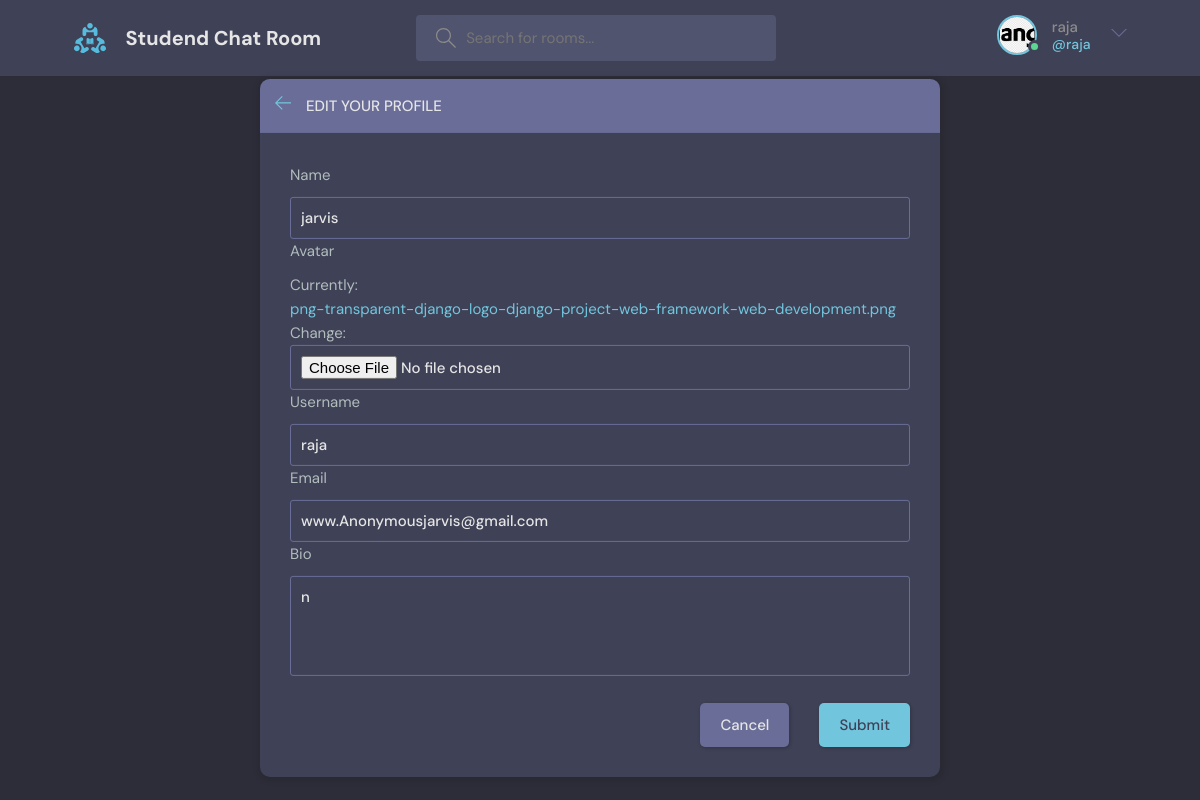
The app's page /update-user/ (signed in) with its own data.
### base/models.py (models this page shows)
class User(AbstractUser):
    name=models.CharField(max_length=125, null=True)
    email=models.EmailField(unique=True,null=True)
    bio=models.TextField(null=True)
    avatar=models.ImageField(null=True,default="avatar.svg")
    USERNAME_FIELD='email'
    REQUIRED_FIELDS=[]

### base/views.py (the view)
# urls.py: path('update-user/',views.updateUser,name="update-user"),
@ login_required(login_url='login')
def updateUser(request):
    user=request.user
    form=Userform(instance=user)
    if request.method =='POST':
        form=Userform(request.POST, request.FILES, instance=user)
        if form.is_valid():
            form.save()
            return redirect('user_pro',pk=user.id)
    else:
        messages.error(request,"data is not valid")
    return render(request,'base/edit-user.html',{'form':form})

### base/forms.py
class Userform(ModelForm):
    class Meta:
        model=User
        fields=['name','avatar','username','email','bio']

### base/templates/base/edit-user.html (shortened to what this page needs)
{% extends 'main.html' %}
{% block content %}
<main class="update-account layout">
    <div class="container">
        <div class="layout__box">
            <div class="layout__boxHeader">
                <div class="layout__boxTitle">
                    <a href="{% url 'home'%}">
                        <svg version="1.1" xmlns="http://www.w3.org/2000/svg" width="32" height="32"
                            viewBox="0 0 32 32">
                            <title>arrow-left</title>
                            <path
                                d="M13.723 2.286l-13.723 13.714 13.719 13.714 1.616-1.611-10.96-10.96h27.625v-2.286h-27.625l10.965-10.965-1.616-1.607z">
                            </path>
                        </svg>
                    </a>
                    <h3>Edit your profile</h3>
                </div>
            </div>
            <div class="layout__body">
                <form class="form" action="#" method="POST" enctype="multipart/form-data">
                    <div class="form__group">
                        {%for fields in form %}
                        <label for="profile_pic">{{fields.label}}</label>
                        {{fields}}
                        {% endfor %}
                    </div>
                    <div class="form__action">
                        <a class="btn btn--dark" href="{%url 'home'%}">Cancel</a>
                        <button class="btn btn--main" type="submit" >Submit</button>
                    </div>
                </form>
            </div>
        </div>
    </div>
</main>
{% endblock %}

### templates/nav.html (shortened to what this page needs)
{% load static %}
<header class="header header--loggedIn">
    <div class="container">
      <a href="{% url 'home' %}" class="header__logo">
        <img src="{% static 'image/logo.svg' %}" />
        <h1>Studend Chat Room</h1>
      </a>
      <form class="header__search" method="GET" action="{% url 'home'%}">
        <label>
          <input  name="q" placeholder="Search for rooms..." />
        </label>
      </form>
      <nav class="header__menu">
        {% if request.user.is_authenticated %}
        <div class="header__user">
          <a href="{%url 'user_pro' request.user.id %}">
            <div class="avatar avatar--medium active">
              <img src="{{request.user.avatar.url}}" />
            </div>
            <p>{{request.user.username}}<span>@{{request.user.username}}</span></p>
          </a>
          <button class="dropdown-button">
            <svg version="1.1" xmlns="http://www.w3.org/2000/svg" width="32" height="32" viewBox="0 0 32 32">
              <title>chevron-down</title>
              <path d="M16 21l-13-13h-3l16 16 16-16h-3l-13 13z"></path>
            </svg>
          </button>
        </div>
       {% else %}
        <a href="{% url 'login' %}">
          <img src="{% static 'image/avatar.svg' %}" />
          <p>Login</p>
        </a>
        {% endif%}
      </nav>
    </div>
  </header>

### records on screen
User: user.avatar (picture), user.username "raja", form "jarvis" "raja" "www.Anonymousjarvis@gmail.com" "n"

### other values on screen
{{ fields.label }} "Name" "Avatar" "Username" "Email" "Bio"
